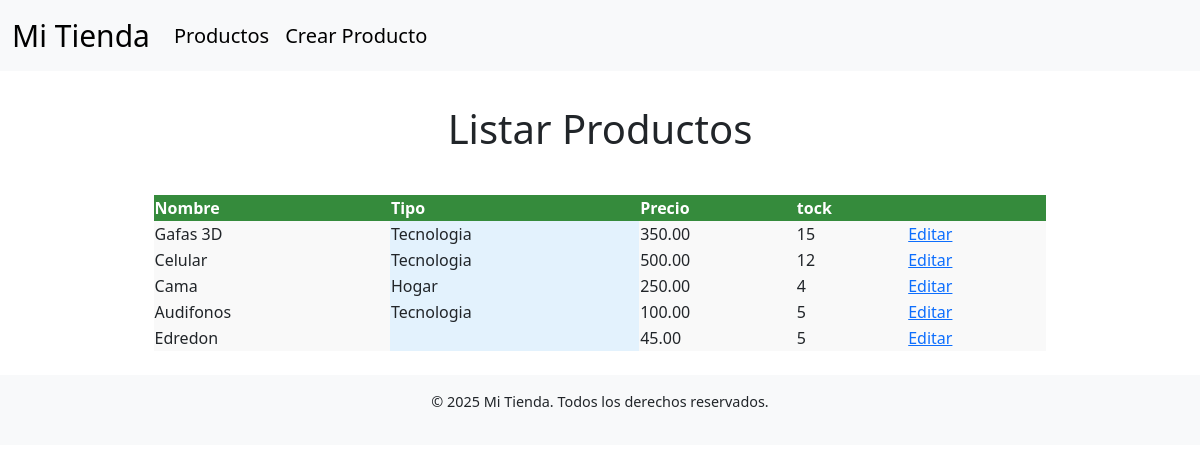
/productos/, run on the app's committed database.
### tienda/models.py (models this page shows, shortened)
class Producto(models.Model):
    id_producto = models.AutoField(primary_key=True)
    nombre_producto = models.CharField(max_length=100)
    tipo_producto = models.CharField(max_length=50)
    precio_producto = models.DecimalField(max_digits=10, decimal_places=2)
    stock_producto = models.IntegerField()
    descripcion_producto = models.TextField()
    foto_producto = models.ImageField(upload_to='productos/')
    id_categoria_producto = models.ForeignKey(CategoriaProducto, on_delete=models.CASCADE)

### tienda/views.py (the view)
# urls.py: path('productos/', lista_producto, name='lista_productos'),
def lista_producto(request):
    producto = Producto.objects.all()
    return render(request, 'lista_productos.html', {'prod': producto})

### ecommerce/tienda/templates/lista_productos.html (shortened to what this page needs)
{% extends 'base.html' %}
{% block content %}
        <h1>
            Listar Productos
        </h1>
        <table>
            <tr>
                <th>Nombre</th>
                <th>Tipo</th>
                <th>Precio</th>
                <th>tock</th>
                <th></th>
            </tr>
            {% for producto in prod %}
            <tr>
                <td>{{ producto.nombre_producto }}</td>
                <td>{{ producto.tipo_producto }}</td>
                <td>{{ producto.precio_producto }}</td>
                <td>{{ producto.stock_producto }}</td>
                <td> <a href="{% url 'editar_producto' producto.id_producto %}">Editar</a></td>
            </tr>
            {% endfor %}
        </table>
{% endblock %}

### tienda/static/tienda/css/styles.css (style rules this page uses)
h1 { margin: auto; text-align: center; padding: 10px; }
table { margin-left: auto; margin-right: auto; width: 80%; }
table td { background-color: #f9f9f9; }
table td:nth-child(2) { background-color: #e3f2fd; }
table tr:nth-child(even) { background-color: #f1f1f1; }
table tr:nth-child(odd) { background-color: #ffffff; }
table th { background-color: #358b3c;; color: white; }
h1 { text-align: center; margin-bottom: 2rem; }

### data on the page
Producto: nombre_producto "Gafas 3D", tipo_producto "Tecnologia", precio_producto "350.00", stock_producto "15"
Producto: nombre_producto "Celular", tipo_producto "Tecnologia", precio_producto "500.00", stock_producto "12"
Producto: nombre_producto "Cama", tipo_producto "Hogar", precio_producto "250.00", stock_producto "4"
Producto: nombre_producto "Audifonos", tipo_producto "Tecnologia", precio_producto "100.00", stock_producto "5"
Producto: nombre_producto "Edredon", precio_producto "45.00", stock_producto "5"
